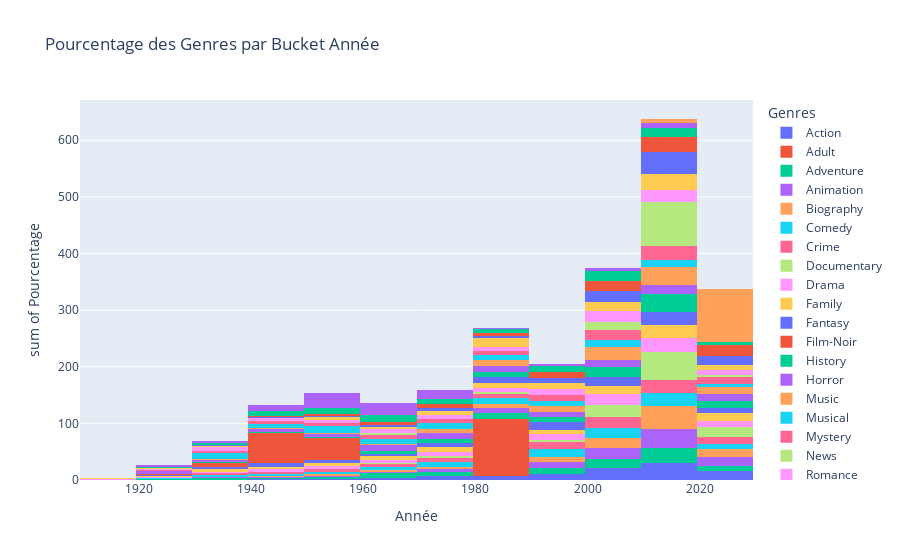

Here is the notebook cell this chart was saved with:
### Code cell
import pandas as pd
import plotly.express as px

# Reprenant ton DataFrame pivoté
df_pivot_exploded = df_exploded.pivot_table(columns='bucket 10', index='genres', aggfunc='count', values='originalTitle')

# Calculer le total par genre pour la normalisation
genre_totals = df_pivot_exploded.sum(axis=1)

# Calculer les pourcentages pour chaque bucket
df_pivot_percentage = df_pivot_exploded.div(genre_totals, axis=0) * 100

# Réinitialiser l'index pour utiliser dans Plotly Express
df_pivot_percentage = df_pivot_percentage.reset_index()

# Transformer le DataFrame pour Plotly Express
df_melted = df_pivot_percentage.melt(id_vars='genres', var_name='bucket', value_name='percentage')

# Créer un graphique en ligne avec Plotly Express
fig = px.histogram(df_melted, x='bucket', y='percentage', color='genres', title='Pourcentage des Genres par Bucket Année',
              labels={'percentage': 'Pourcentage', 'bucket': 'Année', 'genres': 'Genres'})

# Afficher le graphique
fig.show()

### Figure 1 — Plotly figure (JSON) as saved in the notebook; plotly's stock layout.template omitted (floating-point values rounded to 4 significant figures)
{"data": [{"alignmentgroup": "True", "bingroup": "x", "histfunc": "sum", "hovertemplate": "Genres=Action<br>Année=%{x}<br>sum of Pourcentage=%{y}<extra></extra>", "legendgroup": "Action", "marker": {"color": "#636efa", "pattern": {"shape": ""}}, "name": "Action", "offsetgroup": "Action", "orientation": "v", "showlegend": true, "type": "histogram", "x": [1910, 1920, 1930, 1940, 1950, 1960, 1970, 1980, 1990, 2000, 2010, 2020], "xaxis": "x", "y": [0.09896, 0.6432, 0.8906, 1.286, 1.781, 4.354, 6.482, 7.472, 11.13, 20.44, 30.18, 15.24], "yaxis": "y"}, {"alignmentgroup": "True", "bingroup": "x", "histfunc": "sum", "hovertemplate": "Genres=Adult<br>Année=%{x}<br>sum of Pourcentage=%{y}<extra></extra>", "legendgroup": "Adult", "marker": {"color": "#EF553B", "pattern": {"shape": ""}}, "name": "Adult", "offsetgroup": "Adult", "orientation": "v", "showlegend": true, "type": "histogram", "x": [1910, 1920, 1930, 1940, 1950, 1960, 1970, 1980, 1990, 2000, 2010, 2020], "xaxis": "x", "y": [null, null, null, null, null, null, null, 100, null, null, null, null], "yaxis": "y"}, {"alignmentgroup": "True", "bingroup": "x", "histfunc": "sum", "hovertemplate": "Genres=Adventure<br>Année=%{x}<br>sum of Pourcentage=%{y}<extra></extra>", "legendgroup": "Adventure", "marker": {"color": "#00cc96", "pattern": {"shape": ""}}, "name": "Adventure", "offsetgroup": "Adventure", "orientation": "v", "showlegend": true, "type": "histogram", "x": [1910, 1920, 1930, 1940, 1950, 1960, 1970, 1980, 1990, 2000, 2010, 2020], "xaxis": "x", "y": [0.3487, 1.325, 3.347, 2.859, 4.393, 7.741, 7.601, 10.39, 9.763, 16.32, 26.22, 9.693], "yaxis": "y"}, {"alignmentgroup": "True", "bingroup": "x", "histfunc": "sum", "hovertemplate": "Genres=Animation<br>Année=%{x}<br>sum of Pourcentage=%{y}<extra></extra>", "legendgroup": "Animation", "marker": {"color": "#ab63fa", "pattern": {"shape": ""}}, "name": "Animation", "offsetgroup": "Animation", "orientation": "v", "showlegend": true, "type": "histogram", "x": [1910, 1920, 1930, 1940, 1950, 1960, 1970, 1980, 1990, 2000, 2010, 2020], "xaxis": "x", "y": [null, 0.1312, 0.2625, 0.9186, 1.05, 1.969, 5.512, 9.843, 10.89, 20.08, 34.25, 15.09], "yaxis": "y"}, {"alignmentgroup": "True", "bingroup": "x", "histfunc": "sum", "hovertemplate": "Genres=Biography<br>Année=%{x}<br>sum of Pourcentage=%{y}<extra></extra>", "legendgroup": "Biography", "marker": {"color": "#FFA15A", "pattern": {"shape": ""}}, "name": "Biography", "offsetgroup": "Biography", "orientation": "v", "showlegend": true, "type": "histogram", "x": [1910, 1920, 1930, 1940, 1950, 1960, 1970, 1980, 1990, 2000, 2010, 2020], "xaxis": "x", "y": [null, 0.1999, 1.133, 1.666, 2.732, 2.865, 3.931, 5.929, 9.061, 17.99, 40.51, 13.99], "yaxis": "y"}, {"alignmentgroup": "True", "bingroup": "x", "histfunc": "sum", "hovertemplate": "Genres=Comedy<br>Année=%{x}<br>sum of Pourcentage=%{y}<extra></extra>", "legendgroup": "Comedy", "marker": {"color": "#19d3f3", "pattern": {"shape": ""}}, "name": "Comedy", "offsetgroup": "Comedy", "orientation": "v", "showlegend": true, "type": "histogram", "x": [1910, 1920, 1930, 1940, 1950, 1960, 1970, 1980, 1990, 2000, 2010, 2020], "xaxis": "x", "y": [0.09346, 1.028, 3.458, 3.037, 3.785, 6.192, 8.318, 10.54, 13.29, 17.62, 22.22, 10.42], "yaxis": "y"}, {"alignmentgroup": "True", "bingroup": "x", "histfunc": "sum", "hovertemplate": "Genres=Crime<br>Année=%{x}<br>sum of Pourcentage=%{y}<extra></extra>", "legendgroup": "Crime", "marker": {"color": "#FF6692", "pattern": {"shape": ""}}, "name": "Crime", "offsetgroup": "Crime", "orientation": "v", "showlegend": true, "type": "histogram", "x": [1910, 1920, 1930, 1940, 1950, 1960, 1970, 1980, 1990, 2000, 2010, 2020], "xaxis": "x", "y": [0.2403, 0.5206, 2.964, 4.966, 5.727, 5.326, 7.409, 7.329, 12.21, 18.58, 23.79, 10.93], "yaxis": "y"}, {"alignmentgroup": "True", "bingroup": "x", "histfunc": "sum", "hovertemplate": "Genres=Documentary<br>Année=%{x}<br>sum of Pourcentage=%{y}<extra></extra>", "legendgroup": "Documentary", "marker": {"color": "#B6E880", "pattern": {"shape": ""}}, "name": "Documentary", "offsetgroup": "Documentary", "orientation": "v", "showlegend": true, "type": "histogram", "x": [1910, 1920, 1930, 1940, 1950, 1960, 1970, 1980, 1990, 2000, 2010, 2020], "xaxis": "x", "y": [null, 0.3743, 0.2139, 0.2674, 0.3209, 1.07, 2.513, 3.102, 3.957, 21.07, 48.56, 18.56], "yaxis": "y"}, {"alignmentgroup": "True", "bingroup": "x", "histfunc": "sum", "hovertemplate": "Genres=Drama<br>Année=%{x}<br>sum of Pourcentage=%{y}<extra></extra>", "legendgroup": "Drama", "marker": {"color": "#FF97FF", "pattern": {"shape": ""}}, "name": "Drama", "offsetgroup": "Drama", "orientation": "v", "showlegend": true, "type": "histogram", "x": [1910, 1920, 1930, 1940, 1950, 1960, 1970, 1980, 1990, 2000, 2010, 2020], "xaxis": "x", "y": [0.1764, 0.9799, 2.538, 3.645, 5.096, 6.497, 6.879, 7.614, 11.34, 19.44, 24.69, 11.1], "yaxis": "y"}, {"alignmentgroup": "True", "bingroup": "x", "histfunc": "sum", "hovertemplate": "Genres=Family<br>Année=%{x}<br>sum of Pourcentage=%{y}<extra></extra>", "legendgroup": "Family", "marker": {"color": "#FECB52", "pattern": {"shape": ""}}, "name": "Family", "offsetgroup": "Family", "orientation": "v", "showlegend": true, "type": "histogram", "x": [1910, 1920, 1930, 1940, 1950, 1960, 1970, 1980, 1990, 2000, 2010, 2020], "xaxis": "x", "y": [0.1425, 1.852, 5.271, 4.986, 5.271, 5.983, 9.402, 8.832, 7.407, 14.25, 23.65, 12.96], "yaxis": "y"}, {"alignmentgroup": "True", "bingroup": "x", "histfunc": "sum", "hovertemplate": "Genres=Fantasy<br>Année=%{x}<br>sum of Pourcentage=%{y}<extra></extra>", "legendgroup": "Fantasy", "marker": {"color": "#636efa", "pattern": {"shape": ""}}, "name": "Fantasy", "offsetgroup": "Fantasy", "orientation": "v", "showlegend": true, "type": "histogram", "x": [1910, 1920, 1930, 1940, 1950, 1960, 1970, 1980, 1990, 2000, 2010, 2020], "xaxis": "x", "y": [0.4967, 2.152, 2.318, 6.126, 4.801, 4.139, 7.45, 11.26, 13.58, 16.56, 21.85, 9.272], "yaxis": "y"}, {"alignmentgroup": "True", "bingroup": "x", "histfunc": "sum", "hovertemplate": "Genres=Film-Noir<br>Année=%{x}<br>sum of Pourcentage=%{y}<extra></extra>", "legendgroup": "Film-Noir", "marker": {"color": "#EF553B", "pattern": {"shape": ""}}, "name": "Film-Noir", "offsetgroup": "Film-Noir", "orientation": "v", "showlegend": true, "type": "histogram", "x": [1910, 1920, 1930, 1940, 1950, 1960, 1970, 1980, 1990, 2000, 2010, 2020], "xaxis": "x", "y": [null, 0.9259, 7.407, 52.78, 38.89, null, null, null, null, null, null, null], "yaxis": "y"}, {"alignmentgroup": "True", "bingroup": "x", "histfunc": "sum", "hovertemplate": "Genres=History<br>Année=%{x}<br>sum of Pourcentage=%{y}<extra></extra>", "legendgroup": "History", "marker": {"color": "#00cc96", "pattern": {"shape": ""}}, "name": "History", "offsetgroup": "History", "orientation": "v", "showlegend": true, "type": "histogram", "x": [1910, 1920, 1930, 1940, 1950, 1960, 1970, 1980, 1990, 2000, 2010, 2020], "xaxis": "x", "y": [0.4036, 0.7064, 2.119, 2.422, 2.825, 5.954, 6.761, 8.375, 8.577, 17.76, 32.29, 11.81], "yaxis": "y"}, {"alignmentgroup": "True", "bingroup": "x", "histfunc": "sum", "hovertemplate": "Genres=Horror<br>Année=%{x}<br>sum of Pourcentage=%{y}<extra></extra>", "legendgroup": "Horror", "marker": {"color": "#ab63fa", "pattern": {"shape": ""}}, "name": "Horror", "offsetgroup": "Horror", "orientation": "v", "showlegend": true, "type": "histogram", "x": [1910, 1920, 1930, 1940, 1950, 1960, 1970, 1980, 1990, 2000, 2010, 2020], "xaxis": "x", "y": [0.2232, 4.911, 4.018, 5.134, 3.795, 9.821, 10.94, 10.49, 8.705, 12.28, 16.29, 13.39], "yaxis": "y"}, {"alignmentgroup": "True", "bingroup": "x", "histfunc": "sum", "hovertemplate": "Genres=Music<br>Année=%{x}<br>sum of Pourcentage=%{y}<extra></extra>", "legendgroup": "Music", "marker": {"color": "#FFA15A", "pattern": {"shape": ""}}, "name": "Music", "offsetgroup": "Music", "orientation": "v", "showlegend": true, "type": "histogram", "x": [1910, 1920, 1930, 1940, 1950, 1960, 1970, 1980, 1990, 2000, 2010, 2020], "xaxis": "x", "y": [null, null, 1.016, 1.887, 2.758, 1.887, 6.241, 10.89, 10.01, 22.21, 31.2, 11.9], "yaxis": "y"}, {"alignmentgroup": "True", "bingroup": "x", "histfunc": "sum", "hovertemplate": "Genres=Musical<br>Année=%{x}<br>sum of Pourcentage=%{y}<extra></extra>", "legendgroup": "Musical", "marker": {"color": "#19d3f3", "pattern": {"shape": ""}}, "name": "Musical", "offsetgroup": "Musical", "orientation": "v", "showlegend": true, "type": "histogram", "x": [1910, 1920, 1930, 1940, 1950, 1960, 1970, 1980, 1990, 2000, 2010, 2020], "xaxis": "x", "y": [null, 0.6472, 11.33, 6.149, 12.3, 9.061, 10.68, 9.385, 8.738, 12.94, 12.94, 5.825], "yaxis": "y"}, {"alignmentgroup": "True", "bingroup": "x", "histfunc": "sum", "hovertemplate": "Genres=Mystery<br>Année=%{x}<br>sum of Pourcentage=%{y}<extra></extra>", "legendgroup": "Mystery", "marker": {"color": "#FF6692", "pattern": {"shape": ""}}, "name": "Mystery", "offsetgroup": "Mystery", "orientation": "v", "showlegend": true, "type": "histogram", "x": [1910, 1920, 1930, 1940, 1950, 1960, 1970, 1980, 1990, 2000, 2010, 2020], "xaxis": "x", "y": [0.1091, 0.9815, 3.817, 6.107, 4.58, 6.761, 8.288, 5.998, 10.58, 16.79, 24.43, 11.56], "yaxis": "y"}, {"alignmentgroup": "True", "bingroup": "x", "histfunc": "sum", "hovertemplate": "Genres=News<br>Année=%{x}<br>sum of Pourcentage=%{y}<extra></extra>", "legendgroup": "News", "marker": {"color": "#B6E880", "pattern": {"shape": ""}}, "name": "News", "offsetgroup": "News", "orientation": "v", "showlegend": true, "type": "histogram", "x": [1910, 1920, 1930, 1940, 1950, 1960, 1970, 1980, 1990, 2000, 2010, 2020], "xaxis": "x", "y": [null, null, null, null, null, 3.571, null, null, null, 14.29, 78.57, 3.571], "yaxis": "y"}, {"alignmentgroup": "True", "bingroup": "x", "histfunc": "sum", "hovertemplate": "Genres=Romance<br>Année=%{x}<br>sum of Pourcentage=%{y}<extra></extra>", "legendgroup": "Romance", "marker": {"color": "#FF97FF", "pattern": {"shape": ""}}, "name": "Romance", "offsetgroup": "Romance", "orientation": "v", "showlegend": true, "type": "histogram", "x": [1910, 1920, 1930, 1940, 1950, 1960, 1970, 1980, 1990, 2000, 2010, 2020], "xaxis": "x", "y": [0.1507, 2.034, 5.876, 5.8, 6.252, 6.403, 5.537, 7.194, 11.34, 19.47, 20.11, 9.831], "yaxis": "y"}, {"alignmentgroup": "True", "bingroup": "x", "histfunc": "sum", "hovertemplate": "Genres=Sci-Fi<br>Année=%{x}<br>sum of Pourcentage=%{y}<extra></extra>", "legendgroup": "Sci-Fi", "marker": {"color": "#FECB52", "pattern": {"shape": ""}}, "name": "Sci-Fi", "offsetgroup": "Sci-Fi", "orientation": "v", "showlegend": true, "type": "histogram", "x": [1910, 1920, 1930, 1940, 1950, 1960, 1970, 1980, 1990, 2000, 2010, 2020], "xaxis": "x", "y": [0.3145, 0.9434, 2.516, null, 5.031, 4.403, 7.862, 16.04, 10.38, 16.35, 27.99, 8.176], "yaxis": "y"}, {"alignmentgroup": "True", "bingroup": "x", "histfunc": "sum", "hovertemplate": "Genres=Sport<br>Année=%{x}<br>sum of Pourcentage=%{y}<extra></extra>", "legendgroup": "Sport", "marker": {"color": "#636efa", "pattern": {"shape": ""}}, "name": "Sport", "offsetgroup": "Sport", "orientation": "v", "showlegend": true, "type": "histogram", "x": [1910, 1920, 1930, 1940, 1950, 1960, 1970, 1980, 1990, 2000, 2010, 2020], "xaxis": "x", "y": [null, 0.5208, 0.7812, 1.302, 1.823, 2.344, 4.948, 3.906, 8.854, 20.05, 39.32, 16.15], "yaxis": "y"}, {"alignmentgroup": "True", "bingroup": "x", "histfunc": "sum", "hovertemplate": "Genres=Thriller<br>Année=%{x}<br>sum of Pourcentage=%{y}<extra></extra>", "legendgroup": "Thriller", "marker": {"color": "#EF553B", "pattern": {"shape": ""}}, "name": "Thriller", "offsetgroup": "Thriller", "orientation": "v", "showlegend": true, "type": "histogram", "x": [1910, 1920, 1930, 1940, 1950, 1960, 1970, 1980, 1990, 2000, 2010, 2020], "xaxis": "x", "y": [null, 0.7988, 1.017, 2.542, 3.631, 5.955, 7.625, 5.519, 10.17, 16.41, 26.72, 19.61], "yaxis": "y"}, {"alignmentgroup": "True", "bingroup": "x", "histfunc": "sum", "hovertemplate": "Genres=War<br>Année=%{x}<br>sum of Pourcentage=%{y}<extra></extra>", "legendgroup": "War", "marker": {"color": "#00cc96", "pattern": {"shape": ""}}, "name": "War", "offsetgroup": "War", "orientation": "v", "showlegend": true, "type": "histogram", "x": [1910, 1920, 1930, 1940, 1950, 1960, 1970, 1980, 1990, 2000, 2010, 2020], "xaxis": "x", "y": [0.319, 0.7974, 3.03, 8.612, 10.21, 13.24, 8.772, 6.539, 10.53, 18.02, 15.63, 4.306], "yaxis": "y"}, {"alignmentgroup": "True", "bingroup": "x", "histfunc": "sum", "hovertemplate": "Genres=Western<br>Année=%{x}<br>sum of Pourcentage=%{y}<extra></extra>", "legendgroup": "Western", "marker": {"color": "#ab63fa", "pattern": {"shape": ""}}, "name": "Western", "offsetgroup": "Western", "orientation": "v", "showlegend": true, "type": "histogram", "x": [1910, 1920, 1930, 1940, 1950, 1960, 1970, 1980, 1990, 2000, 2010, 2020], "xaxis": "x", "y": [null, 3.158, 3.684, 9.474, 26.84, 20, 15.26, 2.105, 4.737, 5.263, 8.947, 0.5263], "yaxis": "y"}, {"alignmentgroup": "True", "bingroup": "x", "histfunc": "sum", "hovertemplate": "Genres=\\N<br>Année=%{x}<br>sum of Pourcentage=%{y}<extra></extra>", "legendgroup": "\\N", "marker": {"color": "#FFA15A", "pattern": {"shape": ""}}, "name": "\\N", "offsetgroup": "\\N", "orientation": "v", "showlegend": true, "type": "histogram", "x": [1910, 1920, 1930, 1940, 1950, 1960, 1970, 1980, 1990, 2000, 2010, 2020], "xaxis": "x", "y": [null, null, null, null, null, null, null, null, null, null, 7.143, 92.86], "yaxis": "y"}], "layout": {"barmode": "relative", "legend": {"title": {"text": "Genres"}, "tracegroupgap": 0}, "title": {"text": "Pourcentage des Genres par Bucket Année"}, "xaxis": {"anchor": "y", "domain": [0, 1], "title": {"text": "Année"}}, "yaxis": {"anchor": "x", "domain": [0, 1], "title": {"text": "sum of Pourcentage"}}}}
